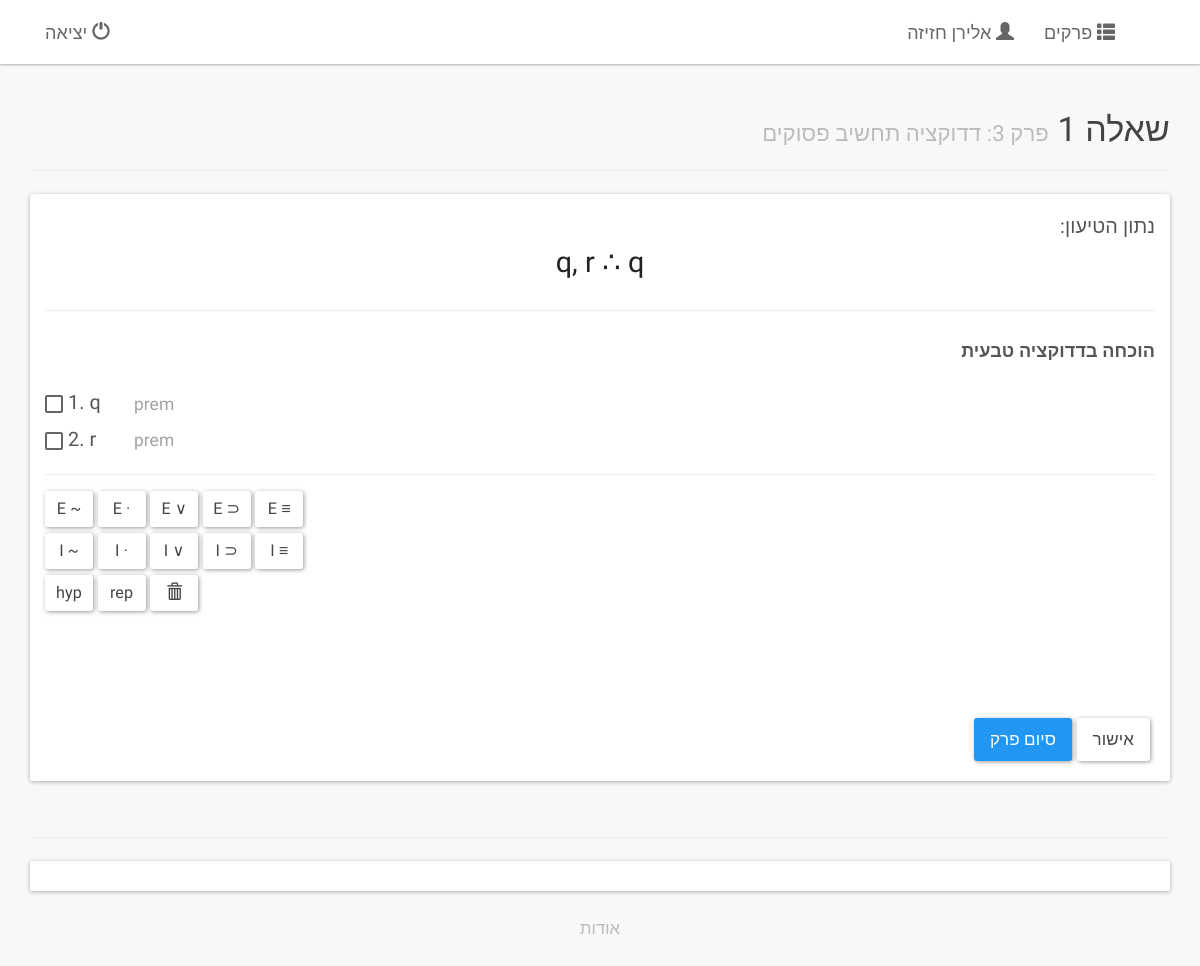
The app's page /frege/3/1/ (signed in) with its own data.
### logic/models.py (models this page shows, shortened)
class Chapter(models.Model):
    number = models.PositiveIntegerField(verbose_name='מספר', unique=True)
    title = models.CharField(verbose_name='כותרת', max_length=30)
    def num_questions(self):
        return Question._count(chapter__number=self.number)
    num_questions.short_description = 'מספר שאלות'
    def questions(self):
        return Question._filter(chapter__number=self.number)
    class Meta:
        verbose_name = 'פרק'
        verbose_name_plural = 'פרקים'
        ordering = ['number']

class FormalQuestion(Question):
    class Meta(Question.Meta):
        abstract = True

class DeductionQuestion(FormalQuestion):
    formula = models.CharField(verbose_name='טיעון', max_length=60)
    def display(self):
        return Argument(self.formula).display
    class Meta(FormalQuestion.Meta):
        verbose_name = 'שאלת דדוקציה'
        verbose_name_plural = 'שאלות דדוקציה'
        unique_together = ('chapter', 'formula')

### logic/views.py (the view, shortened to what this page needs)
# urls.py: url(r'^(?P<chnum>[0-9]+)/(?P<qnum>[0-9]+)/$', views.QuestionView.as_view(), name='question'),
class QuestionView(LoginRequiredMixin, generic.DetailView):
    template_name = 'logic/chapter.html'
    context_object_name = 'question'
    def __init__(self, *args, **kwargs):
        super(QuestionView, self).__init__(*args, **kwargs)
        self.context_handlers = {
            ChoiceQuestion: self._handle_choice_context,
            FormulationQuestion: self._handle_formulation_context,
            TruthTableQuestion: self._handle_truth_table_context,
            DeductionQuestion: self._handle_deduction_context,
        }
        self.post_handlers = {
            ChoiceQuestion: self._handle_choice_post,
            FormulationQuestion: self._handle_formulation_post,
            TruthTableQuestion: self._handle_truth_table_post,
            DeductionQuestion: self._handle_deduction_post,
        }
    def get_object(self):
        return get_question_or_404(chapter__number=self.kwargs['chnum'], number=self.kwargs['qnum'])
    def get_context_data(self, **kwargs):
        context = super(QuestionView, self).get_context_data(**kwargs)
        question = self.object
        context['chapter'] = question.chapter
        context['chap_questions'] = chapter_questions_user_data(question.chapter, self.request.user)
        submission = ChapterSubmission.objects.filter(chapter=question.chapter).first()
        if submission:
            context['complete'] = submission.is_complete()
            context['remaining'] = submission.max_attempts - submission.attempt
        answer = None
        user_answer = UserAnswer.objects.filter(
            user=self.request.user,
            chapter=question.chapter,
            question_number=question.number,
            is_followup = self._is_followup(),
        ).first()
        if user_answer:
            answer = user_answer.answer
        context.update(
            self.context_handlers[type(question)](question, answer)
        )
        return context
    def _is_followup(self):
        return self.__class__ == FollowupQuestionView
    def _handle_deduction_context(self, question, answer):
        self.template_name = 'logic/deduction.html'
        argument = Argument(question.formula)
        context = {
            'argument': argument,
            'premises': argument.premises,
        }
        if answer:
            context['answer'] = answer
        return context

### logic/formula.py (called while the page is built, shortened)
    def _analyze(self, string):
        if not string:
            raise ValueError('formula cannot be empty')
        self.con = None
        self.sf1 = None
        self.sf2 = None
        self.literal = self._strip(string.replace(' ',''))
        nesting = 0
        if (len(self.literal) == 1):
            return

    def _strip(self, string):
        if not string:
            return string
        return string

    def _validate(self):
        if self.is_atomic:
            assert not self.sf1 and not self.sf2
            if len(self.literal) > 1:
                raise ValueError('%s is invalid; only 1 letter atoms are allowed' % self.literal)
            if len(self.literal) == 0:
                raise ValueError('empty formula')
            if not self.literal.isalpha() or re.findall('[^ a-zA-Z]', self.literal, flags=re.UNICODE):
                raise ValueError('%s must be a latin letter')
        else:
            assert len(self.literal) > 1
            assert self.sf1
            if self.con in BINARY_CONNECTIVES:
                assert self.sf2

    @property
    def is_atomic(self):
        return not self.con

    def __hash__(self):
        return hash(self.literal)

    def __unicode__(self):
        return self.literal

    def _uniqify(self, formulas):
        seen = set()
        return [f for f in formulas if not (f in seen or seen.add(f))]

    def __iter__(self):
        return iter(self.formulas)

    def __len__(self):
        return len(self.formulas)

    def _analyze(self, string):
        try:
            premises, conclusion = string.split(self.THEREFORE)
            self.conclusion = Formula(conclusion)
            if premises:
                self.premises = FormulaSet(string=premises)
                premises_literal = self.premises.literal
            else:
                self.premises = []
                premises_literal = ''
            self.literal = '%s%s%s' % (premises_literal, self.THEREFORE, self.conclusion.literal)
        except Exception, e:
            raise ValueError('illegal argument: %r' % string)

    @property
    def display(self):
        return self.literal.replace(FormulaSet.SEP,'%s ' % FormulaSet.SEP).replace(self.THEREFORE, ' %s ' % self.THEREFORE)

### logic/models.py (called while the page is built)
def _concrete_sub_classes(cls):
    subs = []
    for sub in cls.__subclasses__():
        if sub._meta.abstract:
            subs.extend(_concrete_sub_classes(sub))
        else:
            subs.append(sub)
    return subs

### logic/templates/logic/deduction.html (shortened to what this page needs)
{% extends "logic/question_base.html" %}
{% load staticfiles %}
{% block question_text %}נתון הטיעון:<p class="text-center formal formal-dsp">{{question.display}}</p>{% endblock %}
{% block question_instruction %}הוכחה בדדוקציה טבעית{% endblock %}
{% block question_content %}
<div dir="ltr">
  <table id="deduction" class="" style="font-size: 110%;">
    <tbody>
    </tbody>
  </table>
  <div class="page-header" style="margin-top: 5px; margin-bottom: 10px;">
  </div>
  <div class="noselect">
    <button class="btn btn-default dd-btn" id="neg-e">E ~</button>
    <button class="btn btn-default dd-btn" id="con-e">E ·</button>
    <button class="btn btn-default dd-btn" id="dis-e">E ∨</button>
    <button class="btn btn-default dd-btn" id="imp-e">E ⊃</button>
    <button class="btn btn-default dd-btn" id="eqv-e">E ≡</button>
  </div>
  <div class="noselect">
    <button class="btn btn-default dd-btn" id="neg-i">I ~</button>
    <button class="btn btn-default dd-btn" id="con-i">I ·</button>
    <button class="btn btn-default dd-btn" id="dis-i">I ∨</button>
    <button class="btn btn-default dd-btn" id="imp-i">I ⊃</button>
    <button class="btn btn-default dd-btn" id="eqv-i">I ≡</button>
  </div>
  <div class="noselect">
    <button class="btn btn-default dd-btn" id="hyp">hyp</button>
    <button class="btn btn-default dd-btn" id="rep">rep</button>
    <button class="btn btn-default dd-btn" id="rem"><span class="glyphicon glyphicon-trash" style="margin-top: 6px;"></span></button>
  </div>
</div>
{% endblock question_content %}

### logic/templates/logic/chapter_base.html (shortened to what this page needs)
{% extends "logic/base.html" %}
{% block content %}
  <div class="container">
    <div id="topic" class="page-header noselect">
    <h3>{% block topic_header %}{% endblock %} <small>פרק {{ chapter.number }}: {{ chapter.title }}</small></h3>
    </div>
  {% block chapter_content %}
  {% endblock %}
  </div>
{% endblock content %}

### logic/templates/logic/base.html (shortened to what this page needs)
{% extends "logic/basic_base.html" %}
{% block body_content %}
    <nav class="navbar navbar-default navbar-fixed-top noselect" style="background-color: rgba(255,255,255,0.9);">
      <div class="container">
        <div id="navbar" class="navbar-collapse collapse">
          <ul class="nav navbar-nav pull-right">
            <li><a href="{% url 'logic:user'%}"><span class="glyphicon glyphicon-user"></span> {% firstof user.get_full_name user.get_username %}</a></li>
            <li><a href="{% url 'logic:index'%}"><span class="glyphicon glyphicon-th-list"></span> פרקים</a></li>
          </ul>
          <ul class="nav navbar-nav pull-left">
            <li><a href="{% url 'logout'%}"><span class="glyphicon glyphicon-off"></span> יציאה</a></li>
          </ul>
        </div>
      </div>
    </nav>
{% block content %}
{% endblock content %}
{% endblock body_content %}

### logic/static/logic/css/mycss.css (style rules this page uses)
body { background-color: #F8F8F8; padding-top: 65px; direction: rtl; font-family: 'Alef', sans-serif; font-size: large; color: rgb(85,85,85) !important; }
table { table-layout: fixed; }
.btn { text-transform: none; }
.formal { font-family: 'Trirong', serif; direction: ltr; }
.formal-dsp { font-size: 160%; margin-top: -30px; color: #222; }
.noselect { -webkit-touch-callout: none; -webkit-user-select: none; -khtml-user-select: none; -moz-user-select: none; -ms-user-select: none; user-select: none; cursor: default; }
.dd-btn { font-size: 90%; margin-top: 6px; padding: 0px; height: 36px; width: 48px; }
html { position: relative; min-height: 100%; }
body { margin-bottom: 60px; }

### records on screen
Chapter: number "3", title "דדוקציה תחשיב פסוקים"
DeductionQuestion: display "q, r ∴ q"
